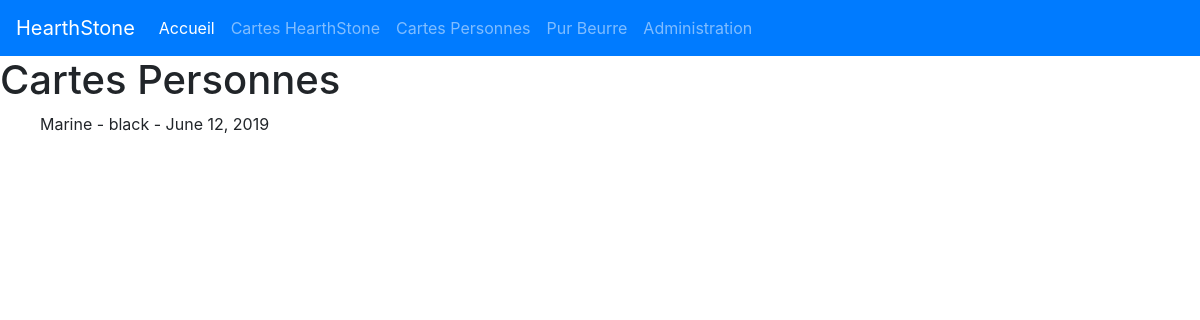
Screenshot of /hearthstone/cartesPersonnes/ with the database file from the repository.
### HearthstoneApp/models.py (models this page shows, shortened)
class CartesHearthstone(models.Model):
    nom = models.CharField(max_length=50, default="")
    prix = models.DecimalField(decimal_places=2, max_digits=10000, null=True, blank=True)
    imageCarte = models.CharField(max_length=500, default="")
    couleur = models.CharField(max_length=20, choices=FAVORITE_COLORS_CHOICES, default="", null=True, blank=True)
    dateToBD = models.DateField(default=datetime.now)

### HearthstoneApp/views.py (the view)
# urls.py: path('cartesPersonnes/', cartesPersonne_view, name="Cartes Personnes"),
def cartesPersonne_view(request):
    obj = CartesHearthstone.objects.all().order_by('nom').filter(couleur__istartswith='black').exclude(
        nom__icontains='Brigitte')
    contexte = {"CartesPersonnes": obj}
    return render(request, 'cartesPersonnes.html', contexte)

### templates/cartesPersonnes.html
{% extends 'components/base.html' %}
{% block content %}
<h1>Cartes Personnes</h1>
     <ol>
        {% for carte in CartesPersonnes %}
            {% if  carte.couleur is not None %}
            {{ carte.nom }} - {{ carte.couleur }} - {{ carte.dateToBD }}
                <br>
            {% endif %}
        {% endfor %}
    </ol>
{% endblock %}

### rows the page displays
CartesHearthstone: nom "Marine", couleur "black", dateToBD "June 12, 2019"
